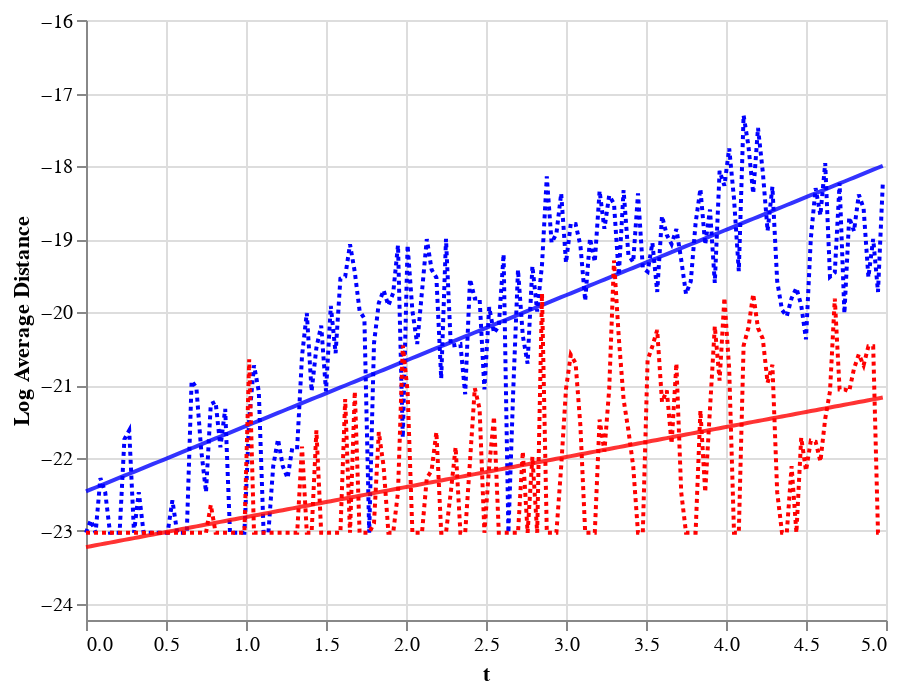

Notebook cell for this chart:
### Code cell
idx = 4
chart = plot_fit_line(true_rel_err[idx, :167], 'blue') + \
        plot_fit_line(swag_pred_rel_err[idx, :167], 'red') #+ \
#        plot_fit_line(de_pred_rel_err[idx, ...], 'green')
chart

### Figure 1 — Vega-Lite specification as saved in the notebook (floating-point values rounded to 4 significant figures; data arrays with more than 128 entries replaced by an {"elided": "..."} marker saying what was removed)
{"config": {"view": {"continuousWidth": 400, "continuousHeight": 300}}, "layer": [{"data": {"name": "data-fb11037214585df21c8b52e6954a6867"}, "mark": {"type": "line", "color": "blue", "opacity": 1.0, "strokeDash": [2, 2]}, "encoding": {"x": {"type": "quantitative", "field": "t"}, "y": {"type": "quantitative", "field": "y", "scale": {"domain": [-23.46, -15.99]}}}}, {"data": {"name": "data-a7874385aaafe856616b2bce8b0d0bd7"}, "mark": {"type": "line", "color": "blue", "opacity": 0.8}, "encoding": {"x": {"type": "quantitative", "field": "t"}, "y": {"type": "quantitative", "field": "y", "scale": {"domain": [-23.46, -15.99]}, "title": "Log Average Distance"}}}, {"layer": [{"data": {"name": "data-d27a5d280fe4a278d3a52ba68421c052"}, "mark": {"type": "line", "color": "red", "opacity": 1.0, "strokeDash": [2, 2]}, "encoding": {"x": {"type": "quantitative", "field": "t"}, "y": {"type": "quantitative", "field": "y", "scale": {"domain": [-24.22, -19.17]}}}}, {"data": {"name": "data-f371fed490cdf583f07bd2fac50ac9fe"}, "mark": {"type": "line", "color": "red", "opacity": 0.8}, "encoding": {"x": {"type": "quantitative", "field": "t"}, "y": {"type": "quantitative", "field": "y", "scale": {"domain": [-24.22, -19.17]}, "title": "Log Average Distance"}}}]}], "$schema": "https://vega.github.io/schema/vega-lite/v4.8.1.json", "datasets": {"data-fb11037214585df21c8b52e6954a6867": {"elided": "167 records"}, "data-a7874385aaafe856616b2bce8b0d0bd7": {"elided": "167 records"}, "data-d27a5d280fe4a278d3a52ba68421c052": {"elided": "167 records"}, "data-f371fed490cdf583f07bd2fac50ac9fe": {"elided": "167 records"}}}
